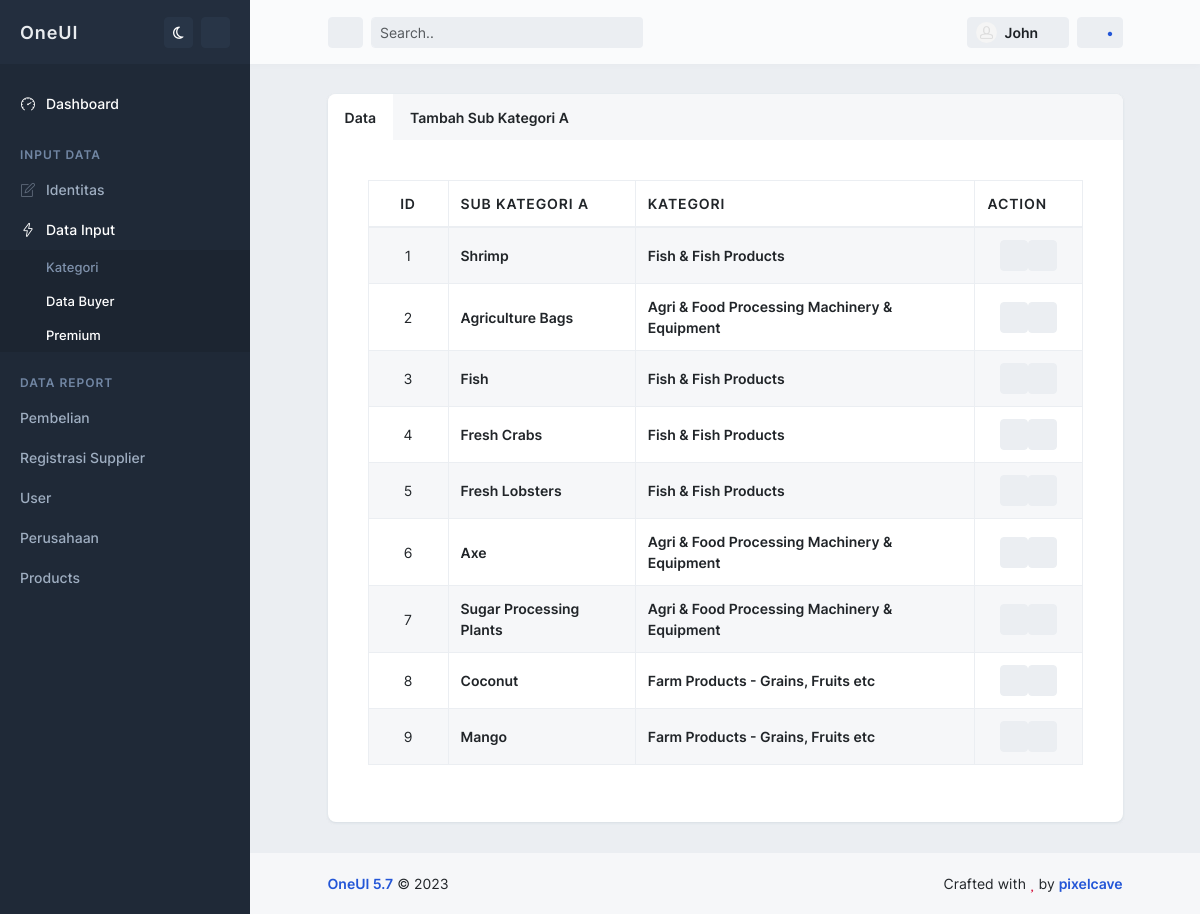
/admin/subkategoriA, run on an earlier commit of the app's database.
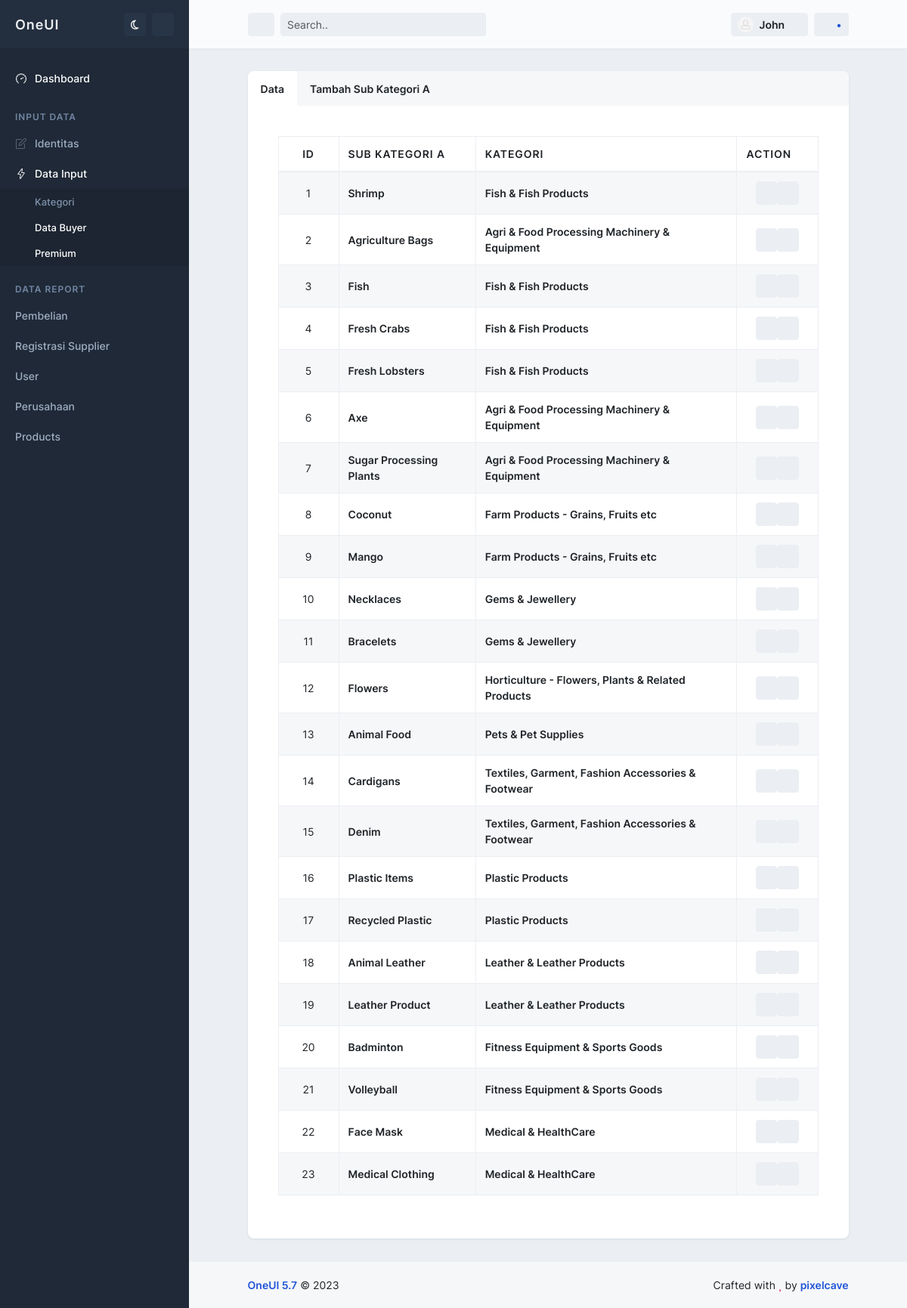
And on a later commit of the database.
### tables this page shows
CREATE TABLE `subkategori_a` (
  `idsubkategori_a` int(11) NOT NULL,
  `idkategori` int(11) NOT NULL,
  `namaSubKategori` varchar(255) NOT NULL
);

CREATE TABLE `kategori` (
  `idkategori` int(11) NOT NULL,
  `namaKategori` varchar(255) NOT NULL
);

### application/controllers/Admin/SubKategoriA.php (called while the page is built, shortened)
<?php
class SubKategoriA extends CI_Controller {
    public function __construct()
    {
        $this->load->model('M_SubKategoriA');
        $this->load->model('M_Kategori');
    }
    public function index()
    {
        $data = [
            'judul' => 'Data Kategori',
            'kategori' => $this->M_Kategori->getKategori(),
            'subkategori_a' => $this->M_SubKategoriA->getSubKategori(),
            'header' => 'template/v_header_admin',
            'footer' => 'template/v_footer_admin',
        ];
        return $this->load->view('admin/v_subkategori_a',$data);
    }
}

### index.php (called while the page is built, shortened)
<?php
require_once BASEPATH.'core/CodeIgniter.php';

### application/models/M_Kategori.php (called while the page is built, shortened)
<?php
class M_Kategori extends CI_Model {
    function getKategori() {
        return $this->db->get('kategori')->result();
    }
}

### application/models/M_SubkategoriA.php (called while the page is built, shortened)
<?php
class M_SubkategoriA extends CI_Model {
    function getSubKategori() {
        $this->db->select('*');
        $this->db->from('subkategori_a');
        $this->db->join('kategori', 'kategori.idkategori = subkategori_a.idkategori');
        return  $this->db->get()->result();
    }
}

### application/views/admin/v_subkategori_a.php (the view, shortened to what this page needs)
<?php $this->load->view($header)?>
<main id="main-container">
        <div class="content">
          <div class="block block-rounded overflow-hidden">
            <ul class="nav nav-tabs nav-tabs-block" role="tablist">
              <li class="nav-item">
                <button type="button" class="nav-link active" id="search-projects-tab" data-bs-toggle="tab" data-bs-target="#search-projects" role="tab" aria-controls="search-projects" aria-selected="true">Data</button>
              </li>
              <li class="nav-item">
                <button type="button" class="nav-link" id="search-users-tab" data-bs-toggle="tab" data-bs-target="#search-users" role="tab" aria-controls="search-users" aria-selected="false">Tambah Sub Kategori A</button>
              </li>
            </ul>
            <div class="block-content tab-content overflow-hidden">
              <div class="tab-pane fade fade-up show active" id="search-projects" role="tabpanel" aria-labelledby="search-projects-tab" tabindex="0">
                <div class="block block-rounded">
                    <div class="block-content block-content-full">
                        <table class="table table-bordered table-striped table-vcenter js-dataTable-buttons">
                            <thead>
                                <tr>
                                    <th class="text-center" style="width: 80px;">ID</th>
                                    <th>Sub Kategori A</th>
                                    <th>Kategori</th>
                                    <th class="d-none d-sm-table-cell" style="width: 15%;">Action</th>
                                </tr>
                            </thead>
                            <tbody>
                                <?php $no=1; foreach ($subkategori_a as $data) :?>
                                <tr>
                                    <td class="text-center fs-sm"><?= $no++;?></td>
                                    <td class="fw-semibold fs-sm"><?= $data->namaSubKategori?></td>
                                    <td class="fw-semibold fs-sm"><?= $data->namaKategori?></td>
                                    <td class="d-nonea d-sm-table-cell text-center">
                                        <div class="btn-group">
                                        <a href="<?= base_url('admin/subkategoriA/updatesubkategoriA/'.$data->idsubkategori_a)?>">
                                          <button type="button" class="btn btn-sm btn-alt-secondary" data-bs-toggle="tooltip" title="Edit">
                                              <i class="fa fa-pencil-alt"></i>
                                          </button>
                                        </a>
                                        <a href="<?= base_url('admin/subkategoriA/deletesubkategoriA/'.$data->idsubkategori_a)?>">
                                            <button type="button" class="btn btn-sm btn-alt-secondary" data-bs-toggle="tooltip" title="Delete">
                                                <i class="fa fa-times"></i>
                                            </button>
                                        </a>
                                        </div>
                                    </td>
                                </tr>
                                <?php endforeach; ?>
                            </tbody>
                        </table>
                    </div>
                </div>
              </div>
            </div>
          </div>
        </div>
      </main>
<?php $this->load->view($footer)?>

### application/views/template/v_header_admin.php (shortened to what this page needs)
<!doctype html>
<html lang="en">
  <head>
    <link rel="stylesheet" href="<?= base_url() ?>assets/admin/js/plugins/datatables-bs5/css/dataTables.bootstrap5.min.css">
    <link rel="stylesheet" href="<?= base_url() ?>assets/admin/js/plugins/datatables-buttons-bs5/css/buttons.bootstrap5.min.css">
    <link rel="stylesheet" href="<?= base_url() ?>assets/admin/js/plugins/datatables-responsive-bs5/css/responsive.bootstrap5.min.css">
    <link rel="stylesheet" href="<?= base_url() ?>assets/admin/js/plugins/select2/css/select2.min.css">
    <link rel="stylesheet" id="css-main" href="<?= base_url() ?>assets/admin/css/oneui.min.css">
    <link rel="stylesheet" id="css-main" href="<?= base_url() ?>assets/admin/js/plugins/magnific-popup/magnific-popup.css">
  </head>
  <body>
    <div id="page-container" class="sidebar-o sidebar-dark enable-page-overlay side-scroll page-header-fixed main-content-narrow">
      <nav id="sidebar" aria-label="Main Navigation">
        <div class="content-header">
          <a class="fw-semibold text-dual" href="index.html">
            <span class="smini-hide fs-5 tracking-wider">OneUI</span>
          </a>
          <div>
            <button type="button" class="btn btn-sm btn-alt-secondary" data-toggle="layout" data-action="dark_mode_toggle">
              <i class="far fa-moon"></i>
            </button>
            <div class="dropdown d-inline-block ms-1">
              <button type="button" class="btn btn-sm btn-alt-secondary" id="sidebar-themes-dropdown" data-bs-toggle="dropdown" aria-haspopup="true" aria-expanded="false">
                <i class="fa fa-brush"></i>
              </button>
            </div>
          </div>
        </div>
        <div class="js-sidebar-scroll">
          <div class="content-side">
            <ul class="nav-main">
              <li class="nav-main-item">
                <a class="nav-main-link active" href="<?= base_url('admin')?>">
                  <i class="nav-main-link-icon si si-speedometer"></i>
                  <span class="nav-main-link-name">Dashboard</span>
                </a>
              </li>
              <li class="nav-main-heading">Input Data</li>
              <li class="nav-main-item">
                <a class="nav-main-link" href=" <?php echo base_url('admin/identitas'); ?>">
                  <i class="nav-main-link-icon si si-note"></i>
                  <span class="nav-main-link-name">Identitas</span>
                </a>
              </li>
              <li class="nav-main-item open">
                <a class="nav-main-link nav-main-link-submenu" data-toggle="submenu" aria-haspopup="true" aria-expanded="false" href="#">
                  <i class="nav-main-link-icon si si-energy"></i>
                  <span class="nav-main-link-name">Data Input</span>
                </a>
                <ul class="nav-main-submenu">
                  <li class="nav-main-item">
                    <a class="nav-main-link nav-main-link-submenu" data-toggle="submenu" aria-haspopup="true" aria-expanded="false" href="#">
                      <span class="nav-main-link-name">Kategori</span>
                    </a>
                  </li>
                  <li class="nav-main-item ">
                    <a class="nav-main-link active" href="<?= base_url('admin/databuyer')?>">
                      <span class="nav-main-link-name ">Data Buyer</span>
                    </a>
                  </li>
                  <li class="nav-main-item ">
                    <a class="nav-main-link active" href="<?= base_url('admin/premium')?>">
                      <span class="nav-main-link-name ">Premium</span>
                    </a>
                  </li>
                  </li>
                </ul>
              <li class="nav-main-heading">Data Report</li>
              <li class="nav-main-item">
                <a class="nav-main-link" href="<?= base_url('admin/pembelian') ?>">
                  <span class="nav-main-link-name">Pembelian</span>
                </a>
              </li>
              <li class="nav-main-item">
                <a class="nav-main-link" href="<?= base_url('admin/supplier') ?>">
                  <span class="nav-main-link-name">Registrasi Supplier</span>
                </a>
              </li>
              <li class="nav-main-item">
                <a class="nav-main-link" href="<?= base_url('admin/user') ?>">
                  <span class="nav-main-link-name">User</span>
                </a>
              </li>
              <li class="nav-main-item">
                <a class="nav-main-link" href="<?= base_url('admin/perusahaan') ?>">
                  <span class="nav-main-link-name">Perusahaan</span>
                </a>
              </li>
              <li class="nav-main-item">
                <a class="nav-main-link" href="<?= base_url('admin/product') ?>">
                  <span class="nav-main-link-name">Products</span>
                </a>
              </li>
          </div>
        </div>
      </nav>
      <header id="page-header">
        <div class="content-header">
          <div class="d-flex align-items-center">
            <button type="button" class="btn btn-sm btn-alt-secondary me-2 d-none d-lg-inline-block" data-toggle="layout" data-action="sidebar_mini_toggle">
              <i class="fa fa-fw fa-ellipsis-v"></i>
            </button>
            <form class="d-none d-md-inline-block" action="be_pages_generic_search.html" method="POST">
              <div class="input-group input-group-sm">
                <input type="text" class="form-control form-control-alt" placeholder="Search.." id="page-header-search-input2" name="page-header-search-input2">
                <span class="input-group-text border-0">
                  <i class="fa fa-fw fa-search"></i>
                </span>
              </div>
            </form>
          </div>
          <div class="d-flex align-items-center">
            <div class="dropdown d-inline-block ms-2">
              <button type="button" class="btn btn-sm btn-alt-secondary d-flex align-items-center" id="page-header-user-dropdown" data-bs-toggle="dropdown" aria-haspopup="true" aria-expanded="false">
                <img class="rounded-circle" src="<?= base_url() ?>assets/admin/media/avatars/avatar10.jpg" alt="Header Avatar" style="width: 21px;">
                <span class="d-none d-sm-inline-block ms-2">John</span>
                <i class="fa fa-fw fa-angle-down d-none d-sm-inline-block opacity-50 ms-1 mt-1"></i>
              </button>
            </div>
            <div class="dropdown d-inline-block ms-2">
              <button type="button" class="btn btn-sm btn-alt-secondary" id="page-header-notifications-dropdown" data-bs-toggle="dropdown" aria-haspopup="true" aria-expanded="false">
                <i class="fa fa-fw fa-bell"></i>
                <span class="text-primary">•</span>
              </button>
            </div>
          </div>
        </div>
      </header>

### application/views/template/v_footer_admin.php (shortened to what this page needs)
<footer id="page-footer" class="bg-body-light">
    <div class="content py-3">
        <div class="row fs-sm">
            <div class="col-sm-6 order-sm-2 py-1 text-center text-sm-end">
                Crafted with <i class="fa fa-heart text-danger"></i> by <a class="fw-semibold" href="https://1.envato.market/ydb" target="_blank">pixelcave</a>
            </div>
            <div class="col-sm-6 order-sm-1 py-1 text-center text-sm-start">
                <a class="fw-semibold" href="https://1.envato.market/AVD6j" target="_blank">OneUI 5.7</a> &copy; <span data-toggle="year-copy"></span>
            </div>
        </div>
    </div>
</footer>
</div>
</body>
</html>

What changed in the data, as far as the page shows it:
added subkategori_a: namaSubKategori "Necklaces", idkategori.namaKategori "Gems & Jewellery"
added subkategori_a: namaSubKategori "Bracelets", idkategori.namaKategori "Gems & Jewellery"
added subkategori_a: namaSubKategori "Flowers", idkategori.namaKategori "Horticulture - Flowers, Plants & Related Products"
added subkategori_a: namaSubKategori "Animal Food", idkategori.namaKategori "Pets & Pet Supplies"
added subkategori_a: namaSubKategori "Cardigans", idkategori.namaKategori "Textiles, Garment, Fashion Accessories & Footwear"
added subkategori_a: namaSubKategori "Denim", idkategori.namaKategori "Textiles, Garment, Fashion Accessories & Footwear"
added subkategori_a: namaSubKategori "Plastic Items", idkategori.namaKategori "Plastic Products"
added subkategori_a: namaSubKategori "Recycled Plastic", idkategori.namaKategori "Plastic Products"
added subkategori_a: namaSubKategori "Animal Leather", idkategori.namaKategori "Leather & Leather Products"
added subkategori_a: namaSubKategori "Leather Product", idkategori.namaKategori "Leather & Leather Products"
added subkategori_a: namaSubKategori "Badminton", idkategori.namaKategori "Fitness Equipment & Sports Goods"
added subkategori_a: namaSubKategori "Volleyball", idkategori.namaKategori "Fitness Equipment & Sports Goods"
added subkategori_a: namaSubKategori "Face Mask", idkategori.namaKategori "Medical & HealthCare"
added subkategori_a: namaSubKategori "Medical Clothing", idkategori.namaKategori "Medical & HealthCare"
